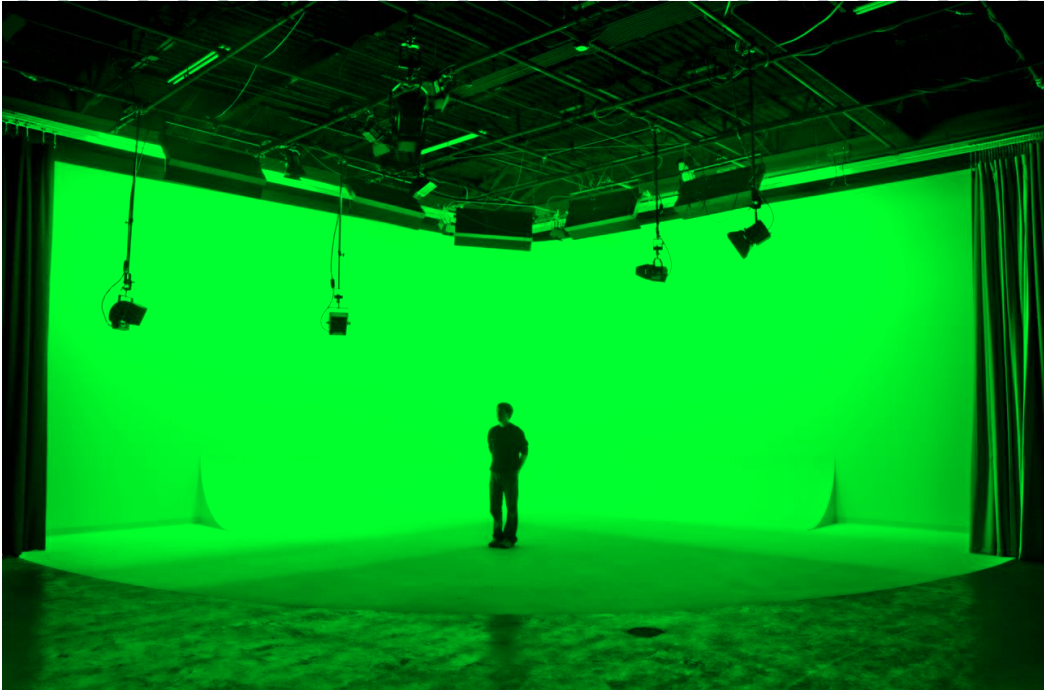
#> input picture data/numpy-challenge/chroma.png, 1044 x 690 px
$ python cl2-numpy_challenge.py
#> lines starting #> are read from the running program, lines starting #| are printed output that depends on the picture; after the words box and inside, x2 and y2 are one past the last pixel; in counts of white or black regions, pixels touching at a corner belong together
import numpy as np
from PIL import Image

b = (23, 58)
g = (34, 200)
r = (2, 35)
pil_image = Image.open('data/numpy-challenge/chroma.png')
#> pil_image is the input picture: PIL image 1044x690 RGBA; mean R, G, B, A 0.9, 147.1, 25.1, 255

input_image = np.asarray(pil_image)
size = input_image.shape
#> size = (690, 1044, 4)
output_mask_bad = np.zeros(size[:- 1], np.uint8)

for x in range(size[0]):
    for y in range(size[1]):
        in_range_b = b[0] <= input_image[x, y, 2] < b[1]
        in_range_g = g[0] <= input_image[x, y, 1] < g[1]
        in_range_r = r[0] <= input_image[x, y, 0] < r[1]
        output_mask_bad[x, y] = in_range_b and in_range_g and in_range_r
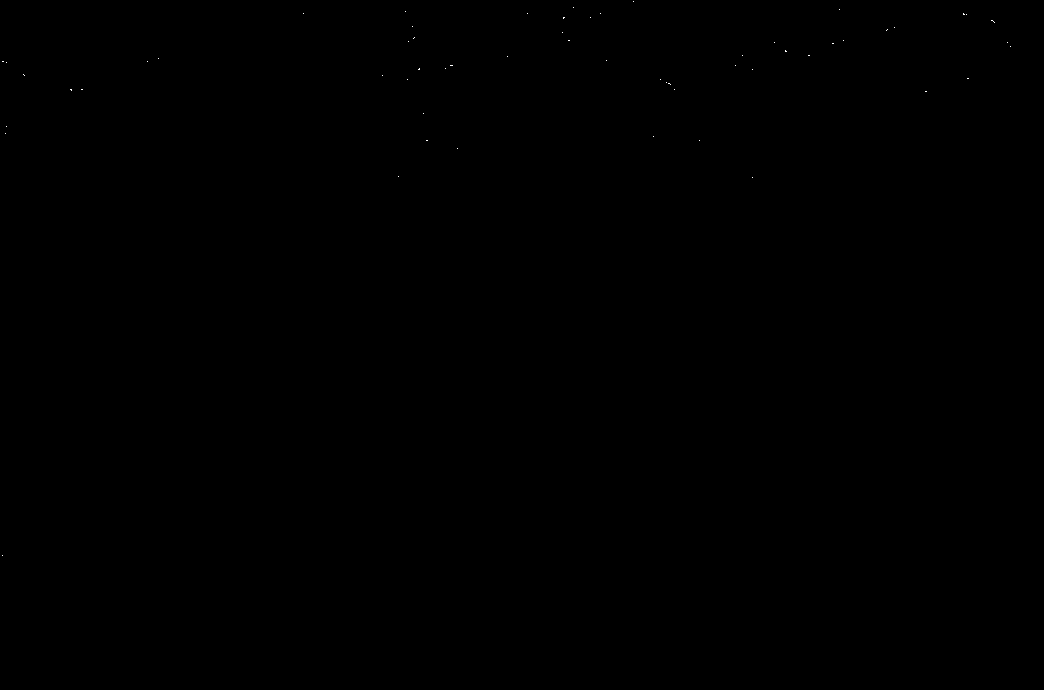
#> output_mask_bad: shape (690, 1044); values 0 (black) and 1 (white), 0.01% white in thin lines or dots, all inside (x1, y1, x2, y2) = (2, 1, 1011, 556)

# SOLUCION
red_mask = (r[1] >= input_image[:, :, 0]) & (input_image[:, :, 0] >= r[0])
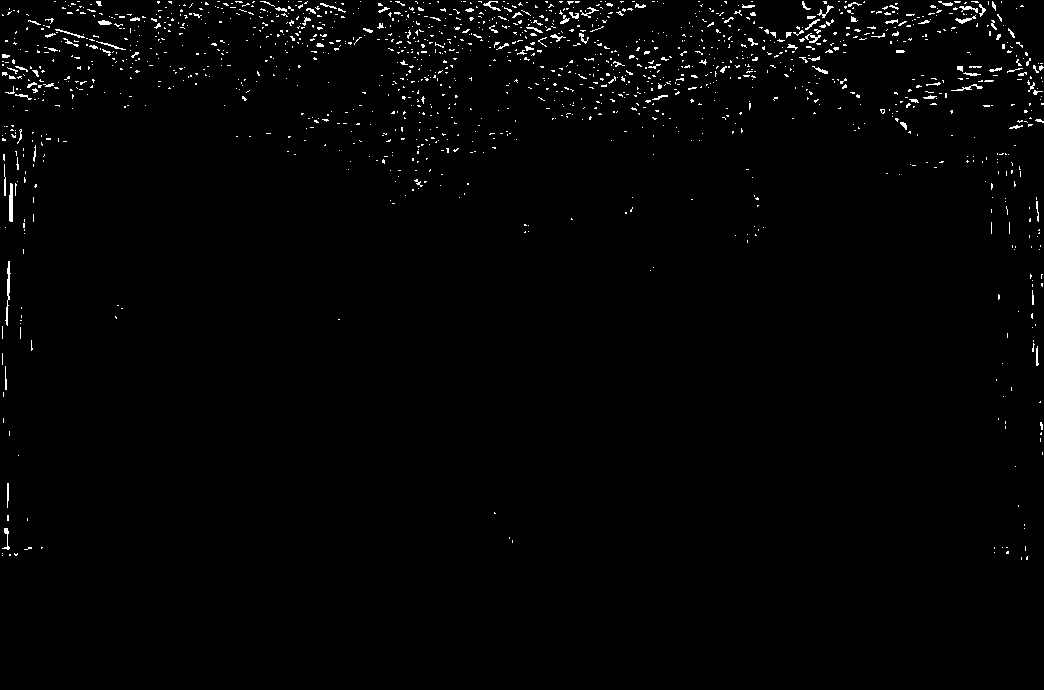
#> red_mask: shape (690, 1044) bool; 1.4% white in thin lines or dots, all inside (x1, y1, x2, y2) = (2, 1, 1044, 560)
green_mask = (g[1] >= input_image[:, :, 1]) & (input_image[:, :, 1] >= g[0])
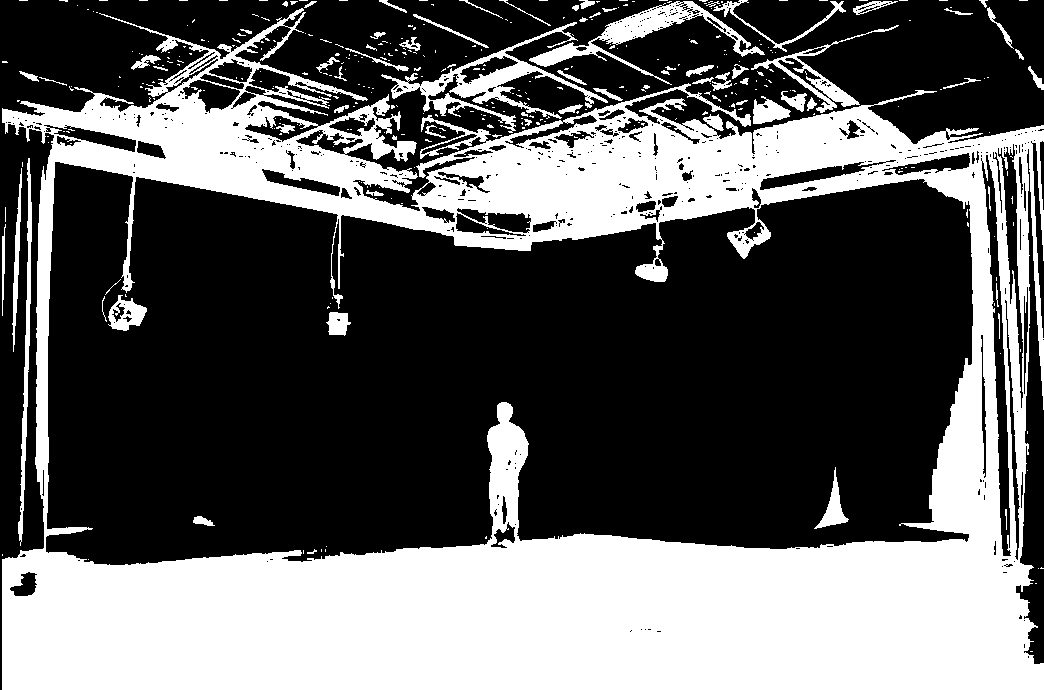
#> green_mask: shape (690, 1044) bool; 37.8% white; 383 white regions (311 under 20 px), largest, box (x1, y1, x2, y2) and area: (2, 8, 1044, 690) 251921, (381, 22, 608, 133) 4250, (529, 1, 765, 85) 3459
blue_mask = (b[1] >= input_image[:, :, 2]) & (input_image[:, :, 2] >= b[0])
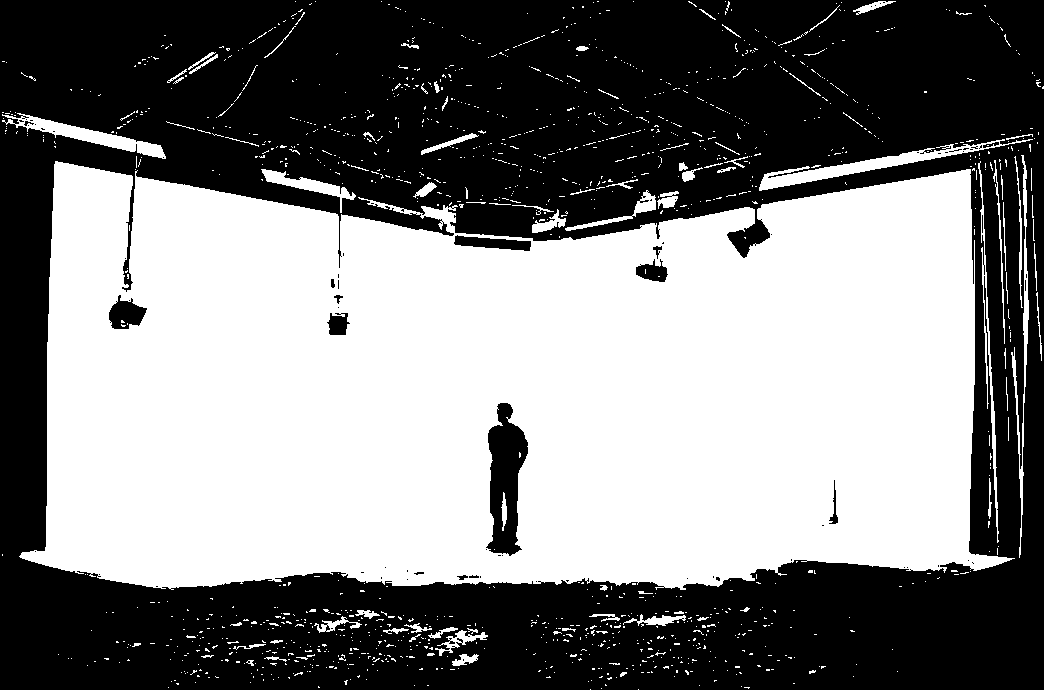
#> blue_mask: shape (690, 1044) bool; 49.5% white; 1342 white regions (1247 under 20 px), largest, box (x1, y1, x2, y2) and area: (19, 161, 1015, 590) 337754, (759, 139, 1033, 191) 2520, (2, 113, 166, 159) 1853
output_mask = (red_mask & green_mask & blue_mask) * 1

# COMPROBACION
np_equals = (output_mask == output_mask_bad).all()
#> np_equals = True
